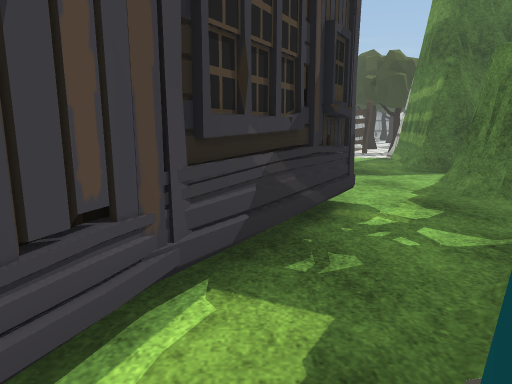
View 1 (above)

23 first-person views from a walk through a scene from a Unity 3-D project. The camera is 1.5 m above the floor, tilts 10° down and sees 70° across. The floor is counted in squares, 1 m on a side. Each view is taken from the middle of a square. On the plan, view 1 faces up. The plan holds only what a view shows up to about 16 squares ahead; the rest is blank. The place goes on beyond the plan. Some animated figures are left out. Some surface patterns are stand-ins.

View 2
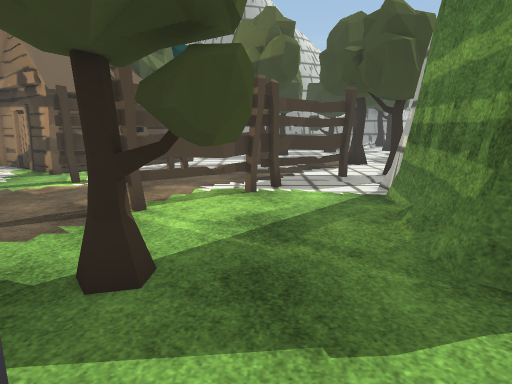

View 3
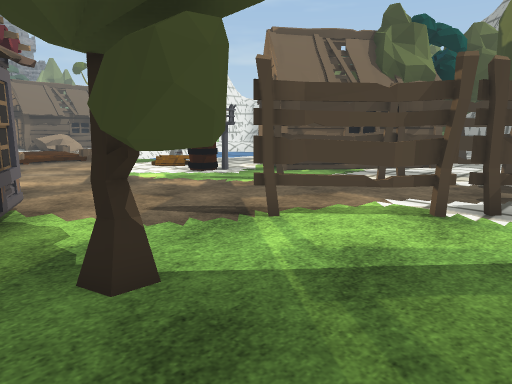

View 4
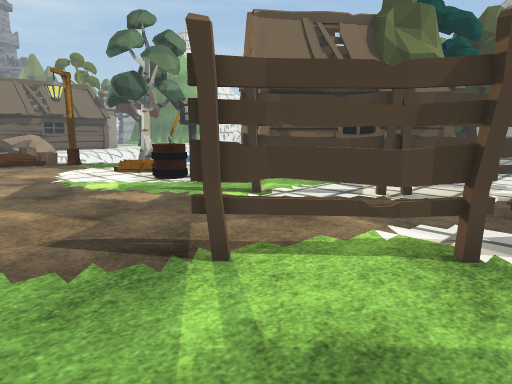

View 5
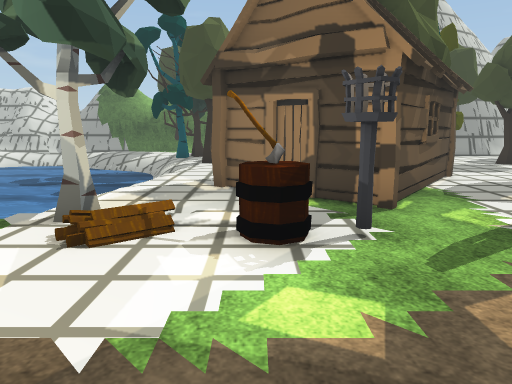

View 6
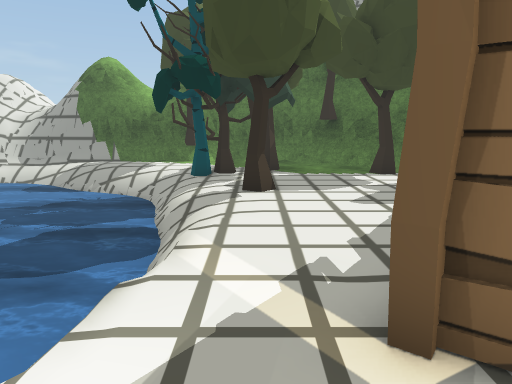

View 7
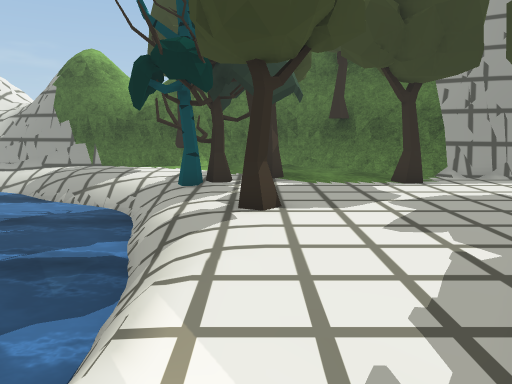

View 8
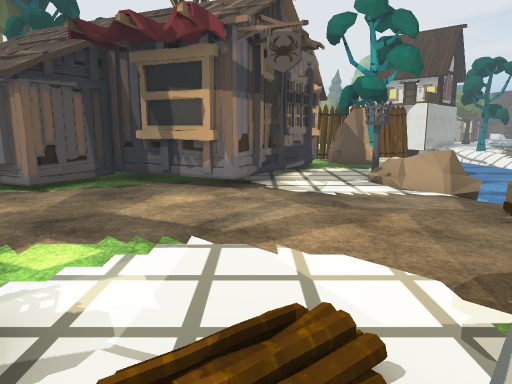

View 9
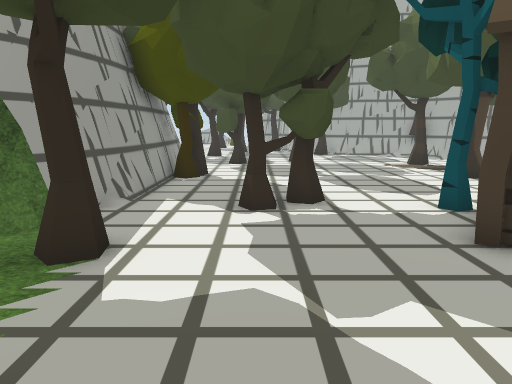

View 10
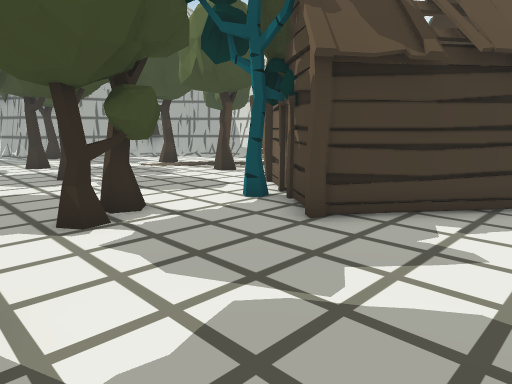

View 11
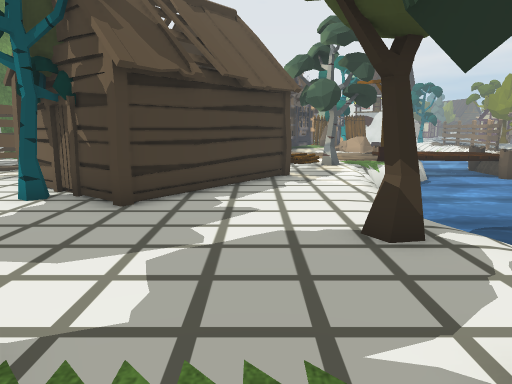

View 12
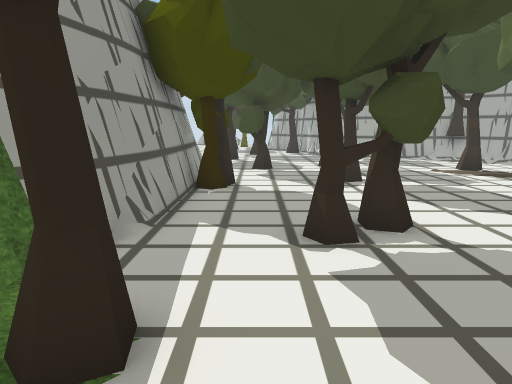

View 13
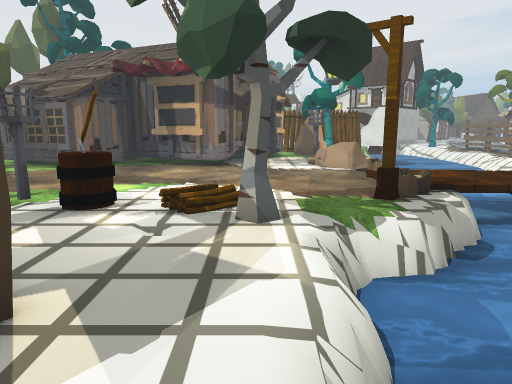

View 14
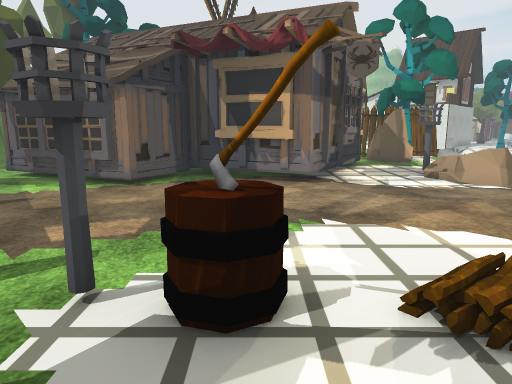

View 15
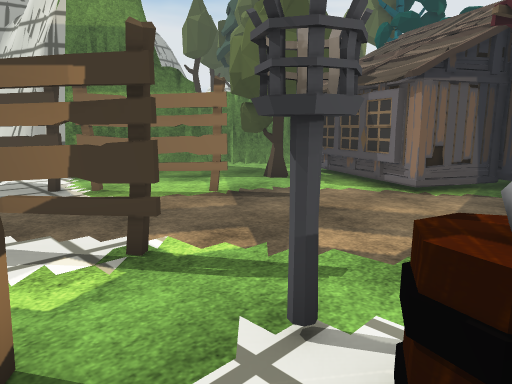

View 16
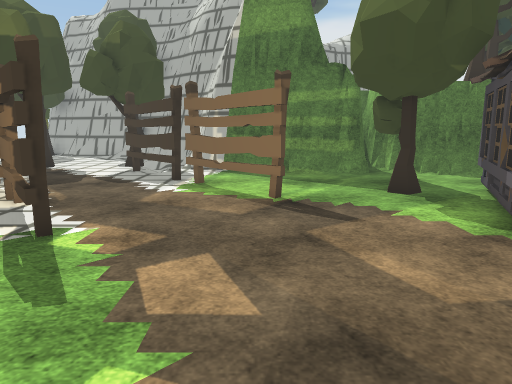

View 17
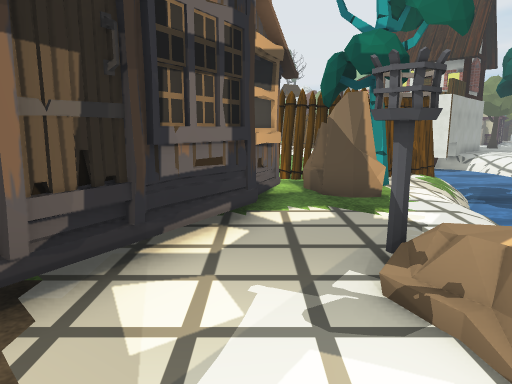

View 18
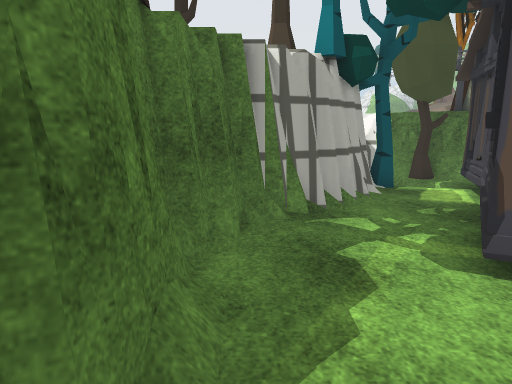

View 19
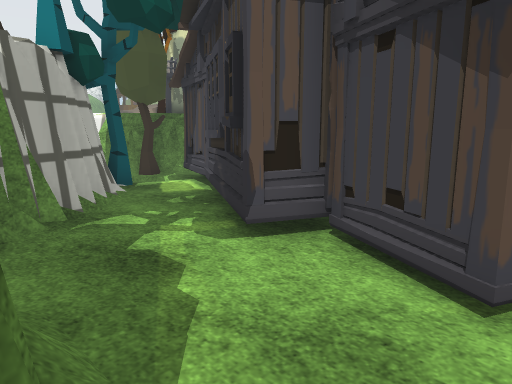

View 20
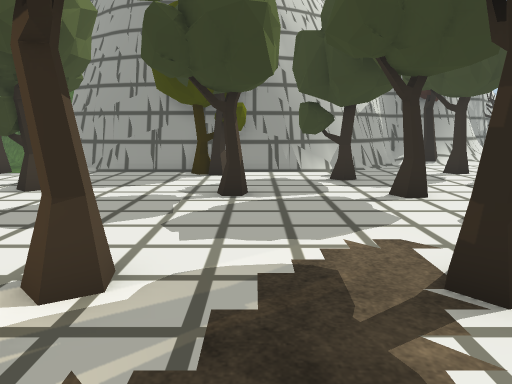

View 21
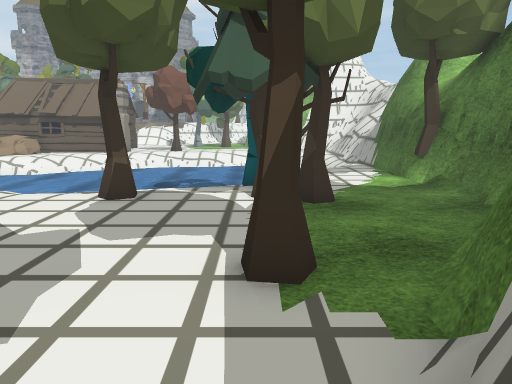

View 22
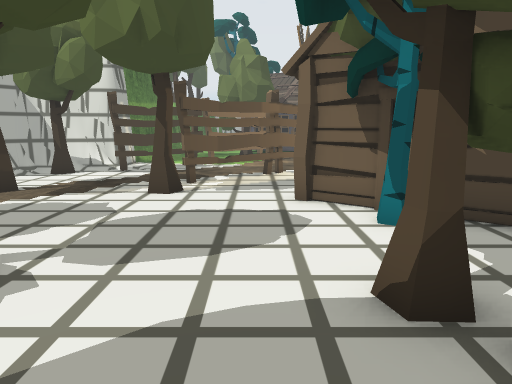

View 23
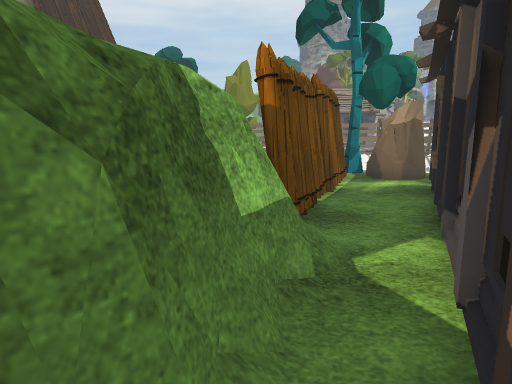

### Floor plan
Key: @ floor where view 1 was taken; # wall or solid block; . main floor; - floor 0.25 m lower than the main floor; / step, stairs or slope; = window, fence, low wall or low ledge; ≈ water the walk keeps out of; v drop or lower ground; T tree; H house; F fence; L log; S streetlight; P pine tree; R rock; O other object.
Columns run from 16 left of view 1 to 9 right of it. Each row starts with its distance up from view 1.
 37 ############
 36 /.........###
 35 //..........##           #
 34 ≈≈//-........###        ##
 33 ≈≈≈≈//T.TT....###########.
 32 ≈≈≈≈≈/TTP...T......TT.....
 31 ≈≈≈≈≈≈/................TT.
 30 ≈≈≈≈≈≈/........T..........
 29 ≈≈≈≈≈≈/.T......TT.........
 28 ≈≈≈≈≈≈≈/............T...TT
 27 ≈≈≈≈≈≈≈/.....H............
 26  ≈≈≈≈≈≈/....HHHT..........
 25 ≈≈≈≈≈≈≈/...H TTH..........
 24 ≈≈≈≈≈≈≈/..HH TTHH.........
 23 ≈≈≈≈≈≈≈...H    H...T...T..
 22 ≈≈≈≈≈≈≈..HH   H....F......
 21 ≈≈≈≈≈≈-....H H...FF.......
 20 ≈≈≈≈≈≈-.....H...F......T/
 19 ≈≈≈≈≈/.T.......F.....FF/
 18 ≈≈≈≈....O.LLO.F.....F.///#
 17  ≈≈/S..............F../###
 16   //..............F.../
 15    /.............F....#
 14 ≈   ..................#
 13 ≈  /..................###
 12 ≈  /..............T...###
 11    RR....#...###..TT..##v
 10    R ...####.# ###....#=
  9 ≈   OO.##  ###   #...##
  8 ≈≈ ....#         #...#T
  7 ≈ /...##         #...#T
  6   /...#          #...#
  5   -RR.#         ##...#O
  4 ≈/-RTR#        ##...##
  3 ≈/.T#          #..###
  2  #####         #..TT
  1             ####.T#TTTT
  0             #=./@#T   T
 -1             ###T/#
 -2              #####

Positions as (right, up) in squares from view 1, and headings:
1: (0, 0), facing up
2: (3, 8), facing up
3: (5, 10), facing up-left
4: (4, 12), facing up-left
5: (-6, 13), facing up
6: (-8, 20), facing up
7: (-8, 22), facing up
8: (-8, 20), facing down
9: (-8, 30), facing right
10: (-7, 32), facing down-right
11: (-6, 34), facing down
12: (-6, 31), facing right
13: (-9, 25), facing down
14: (-6, 21), facing down
15: (-6, 20), facing down-right
16: (-7, 15), facing right
17: (-10, 13), facing down
18: (4, 10), facing down
19: (5, 10), facing down-left
20: (5, 20), facing up
21: (0, 32), facing left
22: (1, 32), facing down
23: (-1, 0), facing left
